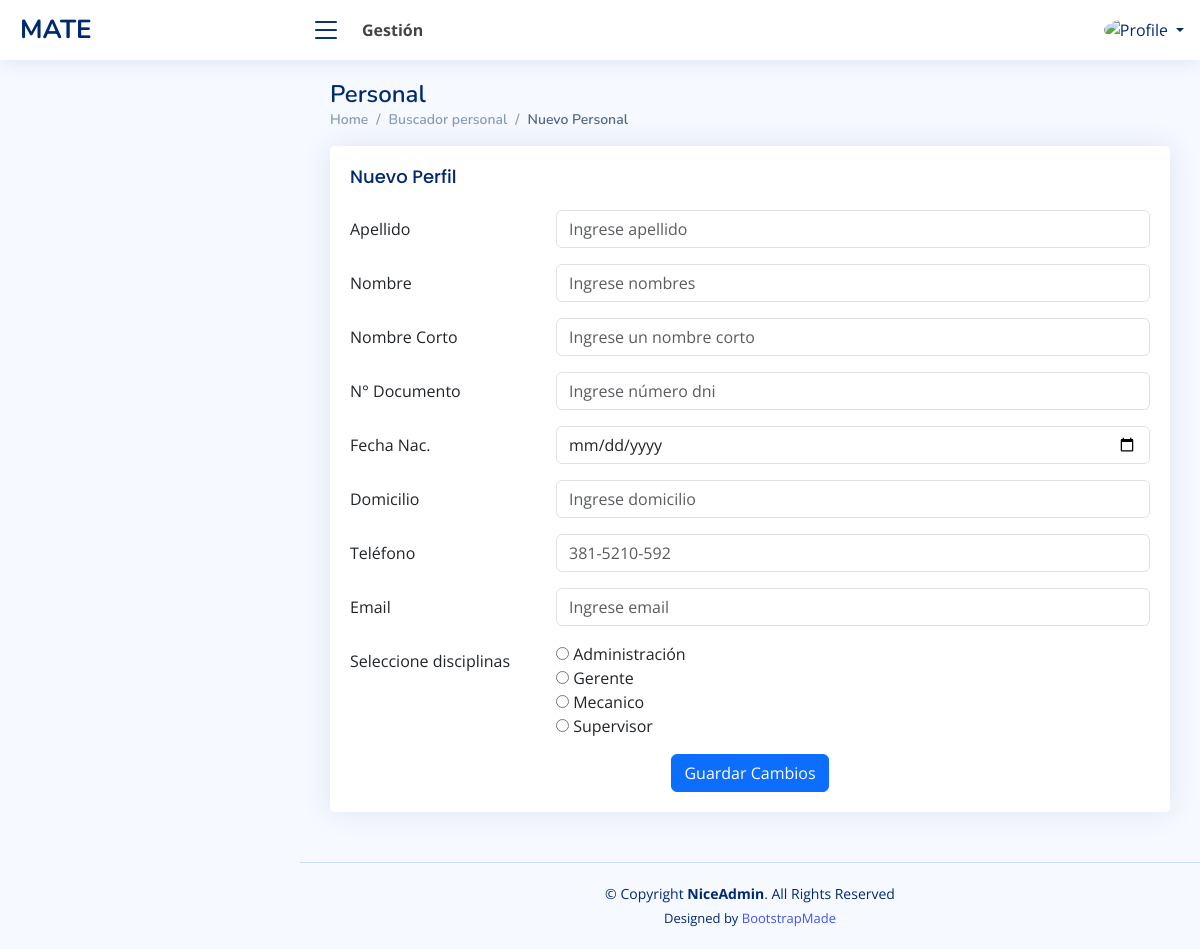
Screenshot of /addpersonal.php (signed in) with the database file from the repository.
### tables this page shows
CREATE TABLE `disciplinas` (
  `iddisciplina` int(11) NOT NULL AUTO_INCREMENT,
  `disciplina` varchar(30) DEFAULT NULL,
  `observacion` varchar(100) DEFAULT NULL,
  `accion` varchar(1) DEFAULT NULL,
  `idempleadoaccion` int(11) DEFAULT NULL,
  `fechaaccion` datetime DEFAULT NULL,
  PRIMARY KEY (`iddisciplina`)
);

### addpersonal.php (the view, shortened to what this page needs)
<!DOCTYPE html>
<html lang="en">
<head>
  <link href="assets/vendor/bootstrap/css/bootstrap.min.css" rel="stylesheet">
  <link href="assets/vendor/bootstrap-icons/bootstrap-icons.css" rel="stylesheet">
  <link href="assets/vendor/boxicons/css/boxicons.min.css" rel="stylesheet">
  <link href="assets/vendor/quill/quill.snow.css" rel="stylesheet">
  <link href="assets/vendor/quill/quill.bubble.css" rel="stylesheet">
  <link href="assets/vendor/remixicon/remixicon.css" rel="stylesheet">
  <link href="assets/vendor/simple-datatables/style.css" rel="stylesheet">
  <link href="assets/css/style.css" rel="stylesheet">
</head>
<body>
<?php
  $txtapellido=$txtnombre=$txtnombcorto=$txtnumsocio="";
  $txtdni=$txtfnac=$txtdire="";
  $txttel=$txtemail="";
  if (isset($_SESSION['id']))
  {
    $tipousu=$_SESSION['tipo'];
    $foto=$_SESSION['foto'];
    $nombrecorto=$_SESSION['nombrecorto'];
    $accion="...";
  }
  else
  {
    echo "<script> window.location.href='index.html'</script>";
  }
?>
  <header id="header" class="header fixed-top d-flex align-items-center">
    <div class="d-flex align-items-center justify-content-between">
      <a href="home.php" class="logo d-flex align-items-center">
        <span class="d-none d-lg-block"><?php echo $_SESSION['nombreapp']; ?></span>
      </a>
      <i class="bi bi-list toggle-sidebar-btn"></i>
    </div>
    <div class="search-bar">
      <strong>Gestión</strong>
    </div>
    <nav class="header-nav ms-auto">
      <ul class="d-flex align-items-center">
        <li class="nav-item dropdown pe-3">
          <a class="nav-link nav-profile d-flex align-items-center pe-0" href="#" data-bs-toggle="dropdown">
            <img src="assets/img/<?php echo $foto; ?>" alt="Profile" class="rounded-circle">
            <span class="d-none d-md-block dropdown-toggle ps-2"><?php echo $nombrecorto; ?></span>
          </a>
        </li>
      </ul>
    </nav>
  </header>
  <main id="main" class="main">
    <div class="pagetitle">
      <h1>Personal</h1>
      <nav>
        <ol class="breadcrumb">
          <li class="breadcrumb-item">
          <?php
            if (($tipousu=="Administración")||($tipousu=="Gerente")) echo "<a href='home.php'>Home</a>";
            else
            {
              echo "<a href='atenderordenes.php?ver=P'>Home</a>";
            }
          ?>
          </li>
          <li class="breadcrumb-item"><a href="buscadorpersonal.php">Buscador personal</a></li>
          <li class="breadcrumb-item active">Nuevo Personal</li>
        </ol>
      </nav>
    </div>
    <section class="section">
      <div class="row">
        <div class="col-lg-12">
          <div class="card">
            <div class="card-body">
                <h5 class="card-title">Nuevo Perfil</h5>
                  <form action="" method="get">
                    <div class="row mb-3">
                      <label for="txtapellido" class="col-md-4 col-lg-3 col-form-label">Apellido</label>
                      <div class="col-md-8 col-lg-9">
                        <input name="txtapellido" type="text" class="form-control" id="txtapellido" placeholder="Ingrese apellido" <?php if (strlen($txtapellido)>0) echo "value=".$txtapellido; else echo ""; ?>>
                      </div>
                    </div>
                    <div class="row mb-3">
                      <label for="txtnombre" class="col-md-4 col-lg-3 col-form-label">Nombre</label>
                      <div class="col-md-8 col-lg-9">
                        <input name="txtnombre" type="text" class="form-control" id="txtnombre" placeholder="Ingrese nombres" <?php if (strlen($txtnombre)>0) echo "value=".$txtnombre; else echo ""; ?>>
                      </div>
                    </div>
                    <div class="row mb-3">
                      <label for="txtnombcorto" class="col-md-4 col-lg-3 col-form-label">Nombre Corto</label>
                      <div class="col-md-8 col-lg-9">
                        <input name="txtnombcorto" type="text" class="form-control" id="txtnombcorto" minlength="4" maxlength="15" placeholder="Ingrese un nombre corto" <?php if (strlen($txtnombcorto)>0) echo "value=".$txtnombcorto; else echo ""; ?>>
                      </div>
                    </div>
                    <div class="row mb-3">
                      <label for="txtdni" class="col-md-4 col-lg-3 col-form-label">N° Documento</label>
                      <div class="col-md-8 col-lg-9">
                        <input name="txtdni" type="text" class="form-control" id="txtdni" placeholder="Ingrese número dni" <?php if (strlen($txtdni)>0) echo "value=".$txtdni; else echo ""; ?> required>
                      </div>
                    </div>
                    <div class="row mb-3">
                      <label for="txtfnac" class="col-md-4 col-lg-3 col-form-label">Fecha Nac.</label>
                      <div class="col-md-8 col-lg-9">
                        <input name="txtfnac" type="date" class="form-control" id="txtfnac" <?php if (strlen($txtfnac)>0) echo "value=".$txtfnac; else echo ""; ?>>
                      </div>
                    </div>
                    <div class="row mb-3">
                      <label for="txtdire" class="col-md-4 col-lg-3 col-form-label">Domicilio</label>
                      <div class="col-md-8 col-lg-9">
                        <input name="txtdire" type="text" class="form-control" id="txtdire" placeholder="Ingrese domicilio" <?php if (strlen($txtdire)>0) echo "value=".$txtdire; else echo ""; ?>>
                      </div>
                    </div>
                    <div class="row mb-3">
                      <label for="txttel" class="col-md-4 col-lg-3 col-form-label">Teléfono</label>
                      <div class="col-md-8 col-lg-9">
                        <input name="txttel" type="tel" class="form-control" id="txttel" placeholder="381-5210-592" pattern="[0-9]{3}-[0-9]{4}-[0-9]{3}" <?php if (strlen($txttel)>0) echo "value=".$txttel; else echo ""; ?>>
                      </div>
                    </div>
                    <div class="row mb-3">
                      <label for="txtemail" class="col-md-4 col-lg-3 col-form-label">Email</label>
                      <div class="col-md-8 col-lg-9">
                        <input name="txtemail" type="email" class="form-control" id="txtemail" placeholder="Ingrese email" <?php if (strlen($txtemail)>0) echo "value=".$txtemail; else echo ""; ?>>
                      </div>
                    </div>
                    <div class="row mb-3">
                      <label for="txtdisciplina" class="col-md-4 col-lg-3 col-form-label">Seleccione disciplinas</label>
                      <div class="col-md-8 col-lg-9">
                        <?php
                          $sql = "SELECT a.`iddisciplina`,a.`disciplina`
                                  FROM disciplinas a
                                  WHERE a.`accion`!='B' AND a.iddisciplina!='2'
                                  ORDER BY a.`disciplina`;";
                          $con=conectar();
                          $result = $con->query($sql);
                          if (!$result)
                          {
                            die('Invalid query: ' . $mysqli->error);
                          }
                          else
                          {
                            while($row = mysqli_fetch_array($result))
                            {
                              $encontrado=false;
                              if ($encontrado==true)
                              {
                                echo "
                                      <input type='radio' id='op' name='lsdisciplinas[]' value='".$row['iddisciplina']."' checked>
                                      <label for='op'>".$row['disciplina']."</label><br>
                                    ";
                              }
                              else
                              {
                                echo "
                                      <input type='radio' id='op' name='lsdisciplinas[]' value='".$row['iddisciplina']."'>
                                      <label for='op'>".$row['disciplina']."</label><br>
                                    ";
                              }
                            }
                          }
                        ?>
                      </div>
                    </div>
                    <div class="text-center">
                      <?php
                        if ($accion=="OK") echo "Acción realizada satisfacoriamente!!!!";
                        elseif ($accion=="ERROR") echo "Error en la acción!!!!";
                            elseif ($accion=="ERRORDNI") echo "<p>Error en la acción. Número de DNI ingresado ya existe en base de datos. Corrija!!!!</p><button type='submit' class='btn btn-primary'>Guardar Cambios</button>";
                                else echo  "<button type='submit' class='btn btn-primary'>Guardar Cambios</button>";
                      ?>
                    </div>
                  </form>
            </div>
          </div>
        </div>
      </div>
    </section>
  </main>
  <footer id="footer" class="footer">
    <div class="copyright">
      &copy; Copyright <strong><span>NiceAdmin</span></strong>. All Rights Reserved
    </div>
    <div class="credits">
      Designed by <a href="https://bootstrapmade.com/">BootstrapMade</a>
    </div>
  </footer>
</body>
</html>

### assets/css/style.css (style rules this page uses)
:root { scroll-behavior: smooth; }
body { font-family: "Open Sans", sans-serif; background: #f6f9ff; color: #444444; }
a { color: #4154f1; text-decoration: none; }
h1, h2, h3, h4, h5, h6 { font-family: "Nunito", sans-serif; }
#main { margin-top: 60px; padding: 20px 30px; transition: all 0.3s; }
.pagetitle { margin-bottom: 10px; }
.pagetitle h1 { font-size: 24px; margin-bottom: 0; font-weight: 600; color: #012970; }
.card { margin-bottom: 30px; border: none; border-radius: 5px; box-shadow: 0px 0 30px rgba(1, 41, 112, 0.1); }
.card-title { padding: 20px 0 15px 0; font-size: 18px; font-weight: 500; color: #012970; font-family: "Poppins", sans-serif; }
.card-body { padding: 0 20px 20px 20px; }
.breadcrumb { font-size: 14px; font-family: "Nunito", sans-serif; color: #899bbd; font-weight: 600; }
.breadcrumb a { color: #899bbd; transition: 0.3s; }
.breadcrumb .breadcrumb-item::before { color: #899bbd; }
.breadcrumb .active { color: #51678f; font-weight: 600; }
.logo { line-height: 1; }
@media (min-width: 1200px) { .logo { width: 280px; } }
.logo span { font-size: 26px; font-weight: 700; color: #012970; font-family: "Nunito", sans-serif; }
.header { transition: all 0.5s; z-index: 997; height: 60px; box-shadow: 0px 2px 20px rgba(1, 41, 112, 0.1); background-color: #fff; padding-left: 20px; }
.header .toggle-sidebar-btn { font-size: 32px; padding-left: 10px; cursor: pointer; color: #012970; }
.header .search-bar { min-width: 360px; padding: 0 20px; }
.header-nav ul { list-style: none; }
.header-nav>ul { margin: 0; padding: 0; }
.header-nav .nav-profile { color: #012970; }
.header-nav .nav-profile img { max-height: 36px; }
.header-nav .nav-profile span { font-size: 14px; font-weight: 600; }
@media (min-width: 1200px) { #main, #footer { margin-left: 300px; } }
.footer { padding: 20px 0; font-size: 14px; transition: all 0.3s; border-top: 1px solid #cddfff; }
.footer .copyright { text-align: center; color: #012970; }
.footer .credits { padding-top: 5px; text-align: center; font-size: 13px; color: #012970; }

### rows the page displays
disciplinas: disciplina "Administración"
disciplinas: disciplina "Gerente"
disciplinas: disciplina "Mecanico"
disciplinas: disciplina "Supervisor"

### other values shown
$_SESSION['nombreapp'] "MATE"
